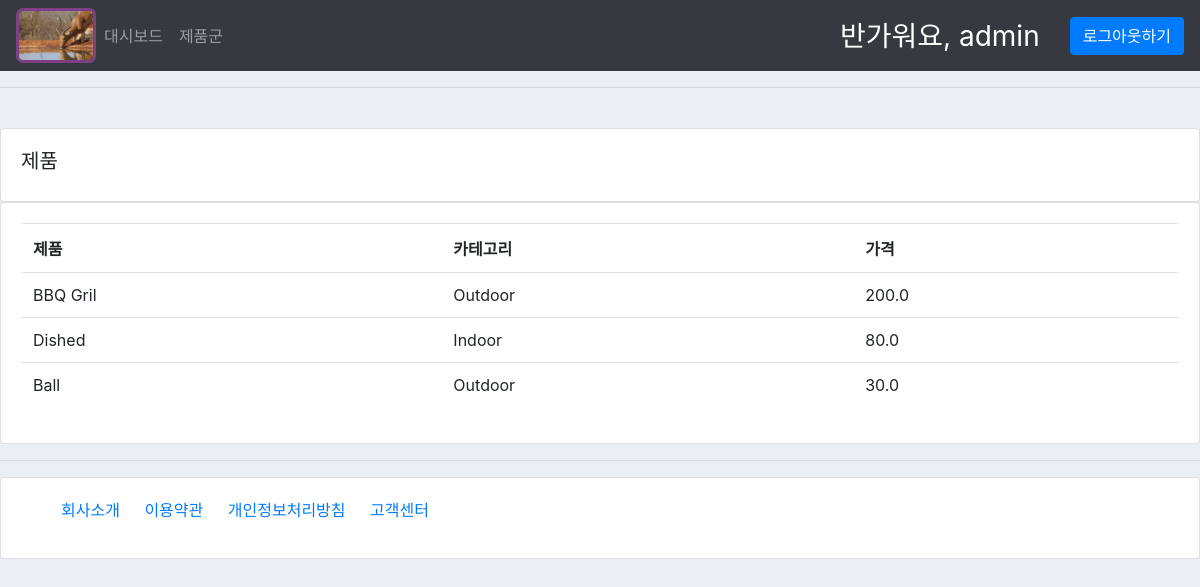
The app's page /products/ (signed in), older data.
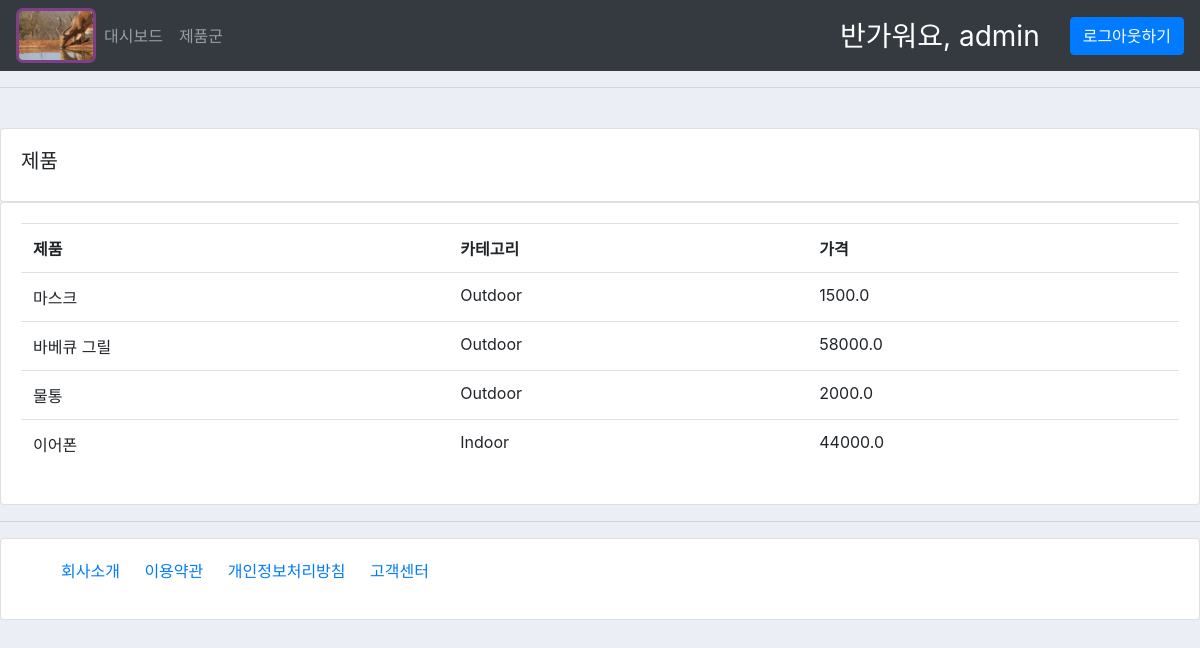
The same page, newer data.
### accounts/models.py (models this page shows, shortened)
class Products(models.Model):
    CATEGORY=(
        ('강아지', '강아지'),
        ('고양이', '고양이'),
    )
    name=models.CharField(max_length=200, null=True)
    price= models.FloatField(null=True)
    category=models.CharField(max_length=200, null=True, choices=CATEGORY)
    description=models.CharField(max_length=200, null=True, blank=True)
    date_created = models.DateTimeField(auto_now_add=True, null=True)
    tags = models.ManyToManyField(Tag)

### accounts/decorators.py (the view)
        def wrapper_func(request, *args, **kwargs):
            group = None
            if request.user.groups.exists():
                group = request.user.groups.all()[0].name #group테이블의 pk를 제외한 유일한 컬럼"name"
            if group in allowed_roles:
                return view_func(request, *args, **kwargs)
            else:
                return HttpResponse("접근이 허가되지 않은 사용자입니다 %s만 접근하세요" % allowed_roles)
            return view_func(request, *args, **kwargs)

### accounts/views.py (called while the page is built)
@login_required(login_url='login')
@allowed_users(allowed_roles=['admin'])
def products(request):
    products = Products.objects.all()
    context={
        'products':products,
    }
    return render(request, 'accounts/products.html',context)

### accounts/templates/accounts/products.html
{% extends 'accounts/main.html' %}
{% block content %}
<br>
<div class="row">
    <div class="col-md">
        <div class="card card-body">
            <h5>제품</h5>
        </div>
        <div class="card card-body">
            <table class="table">
                <tr>
                    <th>제품</th>
                    <th>카테고리</th>
                    <th>가격</th>
                </tr>
                {% for product in products %}
                <tr>
                    <td>{{product.name}}</td>
                    <td>{{product.category}}</td>
                    <td>{{product.price}}</td>
                </tr>
                {% endfor %}
            </table>
        </div>
    </div>
</div>
{% endblock %}

Row changes from the older to the newer data that the page shows:
removed Products: name "BBQ Gril", category "Outdoor", price "200.0"
removed Products: name "Dished", category "Indoor", price "80.0"
removed Products: name "Ball", category "Outdoor", price "30.0"
added Products: name "마스크", category "Outdoor", price "1500.0"
added Products: name "바베큐 그릴", category "Outdoor", price "58000.0"
added Products: name "물통", category "Outdoor", price "2000.0"
added Products: name "이어폰", category "Indoor", price "44000.0"
